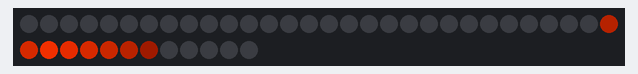
Bench run of a sketch on a simulated Arduino Uno, built with avr-gcc and run on an emulated ATmega328P. Parts: 42 RGB LEDs in strip order, left to right, continuing on the next row. Dim RGB values are drawn brighter than linear.

Above: at 0.45 s.
At 5.28 s:
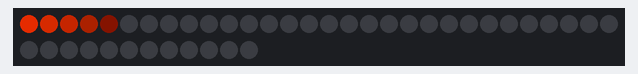
At 10.11 s:
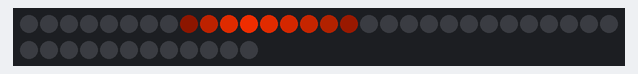
At 20.08 s:
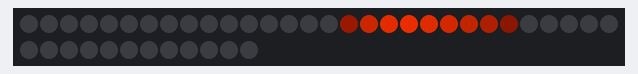
At 30.04 s:
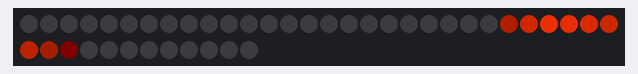
At 39.7 s:
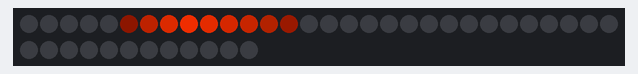

The sketch:

rainbowbluepurple.ino
```cpp
#include "FastLED.h"                                          // FastLED library.

#if FASTLED_VERSION < 3001000
#error "Requires FastLED 3.1 or later; check github for latest code."
#endif

// Fixed definitions cannot change on the fly.
#define LED_DT 3                                             // Serial data pin
#define LED_CK 11                                             // Clock pin for WS2801 or APA102
#define COLOR_ORDER GRB                                       // It's GRB for WS2812B and GBR for APA102
#define LED_TYPE WS2812B                                     // What kind of strip are you using (APA102, WS2801 or WS2812B)?
#define NUM_LEDS 42                                           // Number of LED's
DEFINE_GRADIENT_PALETTE( palette_gp ) {
  0,     0, 0,0,                                              //245,133,5
  1,     255,50,0,
 51,     0,  0,0,
192,   0,  0,0,
255,     0,  0,0 };
CRGBPalette16 myPal = palette_gp;

// Initialize changeable global variables.
uint8_t max_bright = 255;                                     // Overall brightness definition. It can be changed on the fly.

struct CRGB leds[NUM_LEDS];                                   // Initialize our LED array.


// Initialize global variables for sequences
uint8_t thisdelay = 8;                                        // A delay value for the sequence(s)
uint8_t heatindex = 0;                                          // Starting hue value.
uint8_t deltahue = 10;                                        // Hue change between pixels.

int actual_leds = NUM_LEDS + 5;
int velocity = 10;

void setup() {
//  Serial.begin(57600);

  LEDS.addLeds<LED_TYPE, LED_DT, COLOR_ORDER>(leds, NUM_LEDS);         // For WS2812B
//  LEDS.addLeds<LED_TYPE, LED_DT, LED_CK, COLOR_ORDER>(leds, NUM_LEDS);   // For APA102 or WS2801

  FastLED.setBrightness(max_bright);
  set_max_power_in_volts_and_milliamps(3.7, 200);               // FastLED 2.1 Power management set at 5V, 500mA
} // setup()


void loop () {
  EVERY_N_MILLISECONDS(thisdelay) {                           // FastLED based non-blocking routine to update/display the sequence.
    rainbow_march();
  }
  show_at_max_brightness_for_power();
} // loop()


void rainbow_march() {                                        // The fill_rainbow call doesn't support brightness levels
  heatindex=heatindex+velocity;                                                  // Increment the starting hue.
  //fill_rainbow(leds, NUM_LEDS, thishue, deltahue);            // Use FastLED's fill_rainbow routine.
  //fill_gradient_RGB(leds, NUM_LEDS, CRGB(0,0,200), CRGB(150,0,20));  // up to 4 CRGB (or long) values
  for(int i = 0; i < NUM_LEDS; i++) {
    if (i == 7) {
    }
    leds[i] = ColorFromPalette( myPal, heatindex+((i*255)/actual_leds)); // normal palette access
  }
} // rainbow_march()
```
